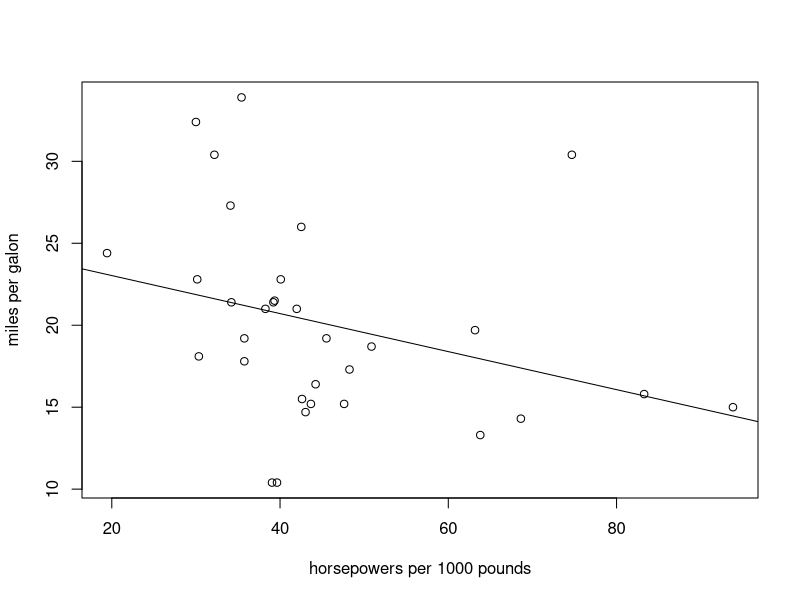

Write the R code that produced this figure.
## ---- chunk 1
summary(mtcars[, c("mpg", "hp", "wt", "qsec")])
## ---- chunk 2
mt_cars <- mtcars
mt_cars$hpp <- mt_cars$hp / mt_cars$wt
plot(mt_cars$hpp, mt_cars$mpg,
     xlab = "horsepowers per 1000 pounds", ylab = "miles per galon")
abline(lm(mpg ~ hpp, data = mt_cars))
